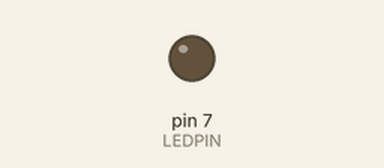
Recording of a sketch running on a simulated Arduino Uno, built with avr-gcc and run on an emulated ATmega328P. Parts: output pins drawn as LEDs (lit = HIGH). Random numbers use the default seed unless the sketch sets one.

Above: at 0.1 s.
At 39.62 s:
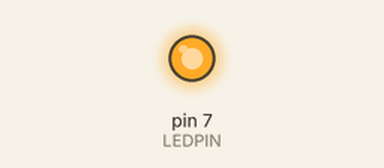
Timing chart, 0 to 40.0 s (numbered marks = the images above):
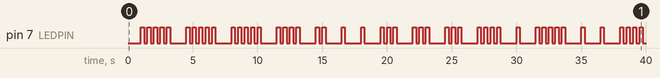

Measured:
- by itself, pin 7 (LEDPIN): LOW → HIGH at 1.0 s, → LOW 0.25 s later, → HIGH 0.25 s later, → LOW 0.25 s later, … (96 changes in this stretch)

The sketch:

LED_ONOFF_KADAI2.ino
```cpp
#define LEDPIN 7
#define DELAY_TIME 1000
#define DELAY_BLINK 250

void setup() {
  // 7番ピンを出力に設定
  pinMode(LEDPIN, OUTPUT);
  randomSeed(analogRead(0));
}

void loop() {

  int led_count = 0;  // 点滅回数用変数
  int loop = 0;       // forループ用変数

  // 7番ピンに0[V]出力
  digitalWrite(LEDPIN, LOW);

  // 1秒待つ
  delay(DELAY_TIME);

  // 点滅回数を取得
  led_count = random(1,6);

  for(loop = 0; loop < led_count; loop++)
  {
    // 7番ピンに5[V]出力
    digitalWrite(LEDPIN, HIGH);

    // 0.25秒待つ
    delay(DELAY_BLINK);

    // 7番ピンに0[V]出力
    digitalWrite(LEDPIN, LOW);

    // 0.25秒待つ
    delay(DELAY_BLINK);
  }
}
```
